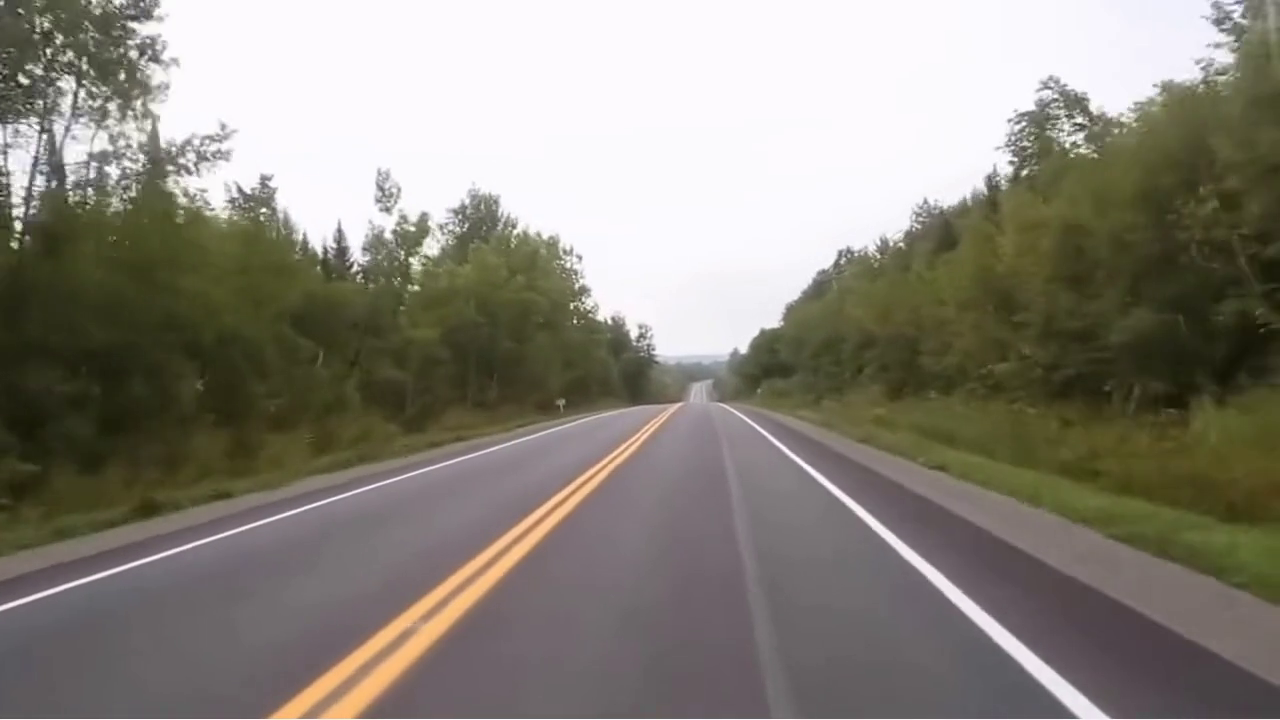
#> input picture frame 14 of Videos/Video_1.mp4, 1280 x 720 px, given in place of Night Drive - 2689.mp4, which was not available
$ python GammaCorrection.py
#> lines starting #> are read from the running program, lines starting #| are printed output that depends on the picture; pictures that were not available may be replaced by others from this repository, and a replacement may not be noted
import cv2 as cv
import numpy as np
import matplotlib.pyplot as plt


def adjust_gamma(image, gamma=3.0):
	# build a lookup table mapping the pixel values [0, 255] to
	# their adjusted gamma values
	invGamma = 1.0 / gamma
	table = np.array([((i / 255.0) ** invGamma) * 255
		for i in np.arange(0, 256)]).astype("uint8")
	# apply gamma correction using the lookup table
	return cv.LUT(image, table)


video = cv.VideoCapture('Night Drive - 2689.mp4')
scale=0.4
frame_width = int(video.get(3)*scale*2)
frame_height = int(video.get(4)*scale)
# print(frame_width)
# print(frame_height)
out1 = cv.VideoWriter('Problem1Output.mp4', cv.VideoWriter_fourcc('M', 'J', 'P', 'G'), 15, (frame_width, frame_height))
result_display = None

while True:
	ret, main_frame = video.read()
#> main_frame is the input picture: shape (720, 1280, 3); mean B, G, R 123.1, 133.1, 137.5
	if ret is None or ret is False:
		print("Cant read")
		break
	mf_original = main_frame.copy()
	result = cv.GaussianBlur(main_frame,(5,5),0)
	result = adjust_gamma(result)
#> in adjust_gamma, `return cv.LUT(image, table)`:
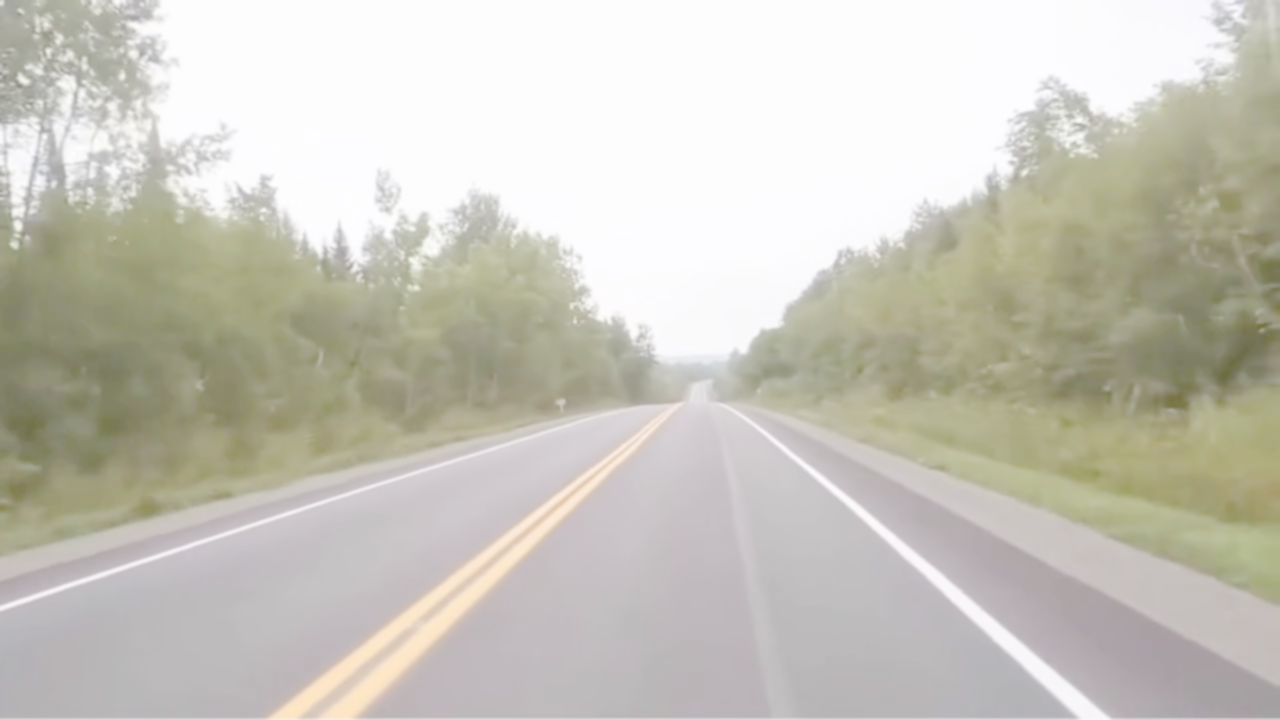
#> returned value: shape (720, 1280, 3); mean of channels 0, 1, 2 188, 198.1, 200.4; drawn as B, G, R
	mf_original_display = cv.resize(mf_original, dsize=None, fx=scale, fy=scale)
	result_display = cv.resize(result, dsize=None, fx=scale, fy=scale)
	image_display = np.concatenate((np.concatenate((result_display, mf_original_display), axis=1),),axis=0)
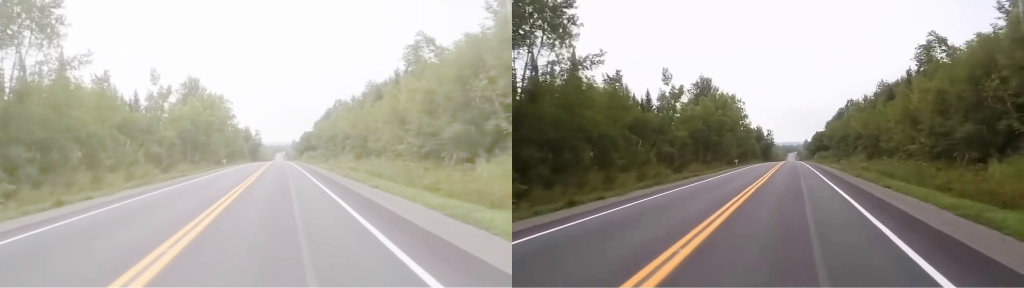
#> image_display: shape (288, 1024, 3); mean B, G, R 155.5, 165.5, 168.9
	cv.imshow('output',image_display)
	out1.write(image_display)
	cv.waitKey(1)

video.release()
cv.destroyAllWindows()
if result_display is not None:
	plt.hist(result_display.ravel(), 256, [0, 256])
	plt.show()

$ run again, starting later in the video
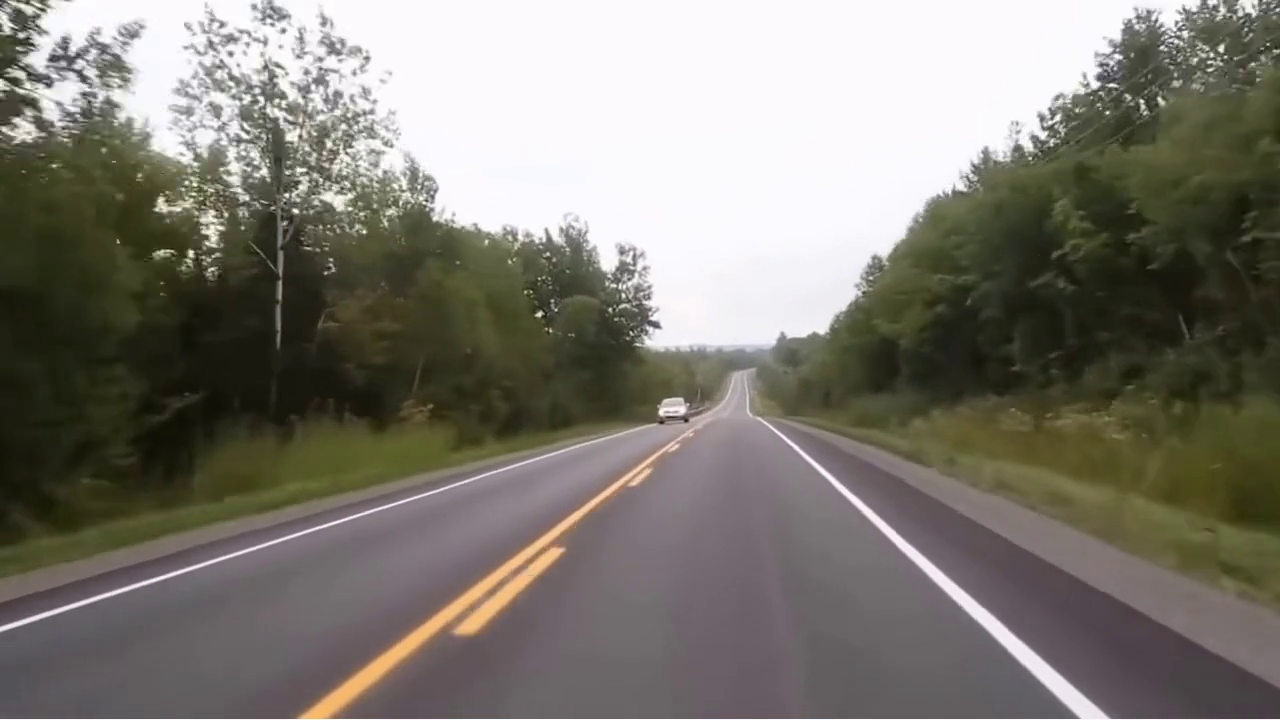
#> input picture frame 66 of Videos/Video_1.mp4, 1280 x 720 px, given in place of Night Drive - 2689.mp4, which was not available
#> main_frame is the input picture: shape (720, 1280, 3); mean B, G, R 114.3, 122.6, 126.3
#> in adjust_gamma, `return cv.LUT(image, table)`:
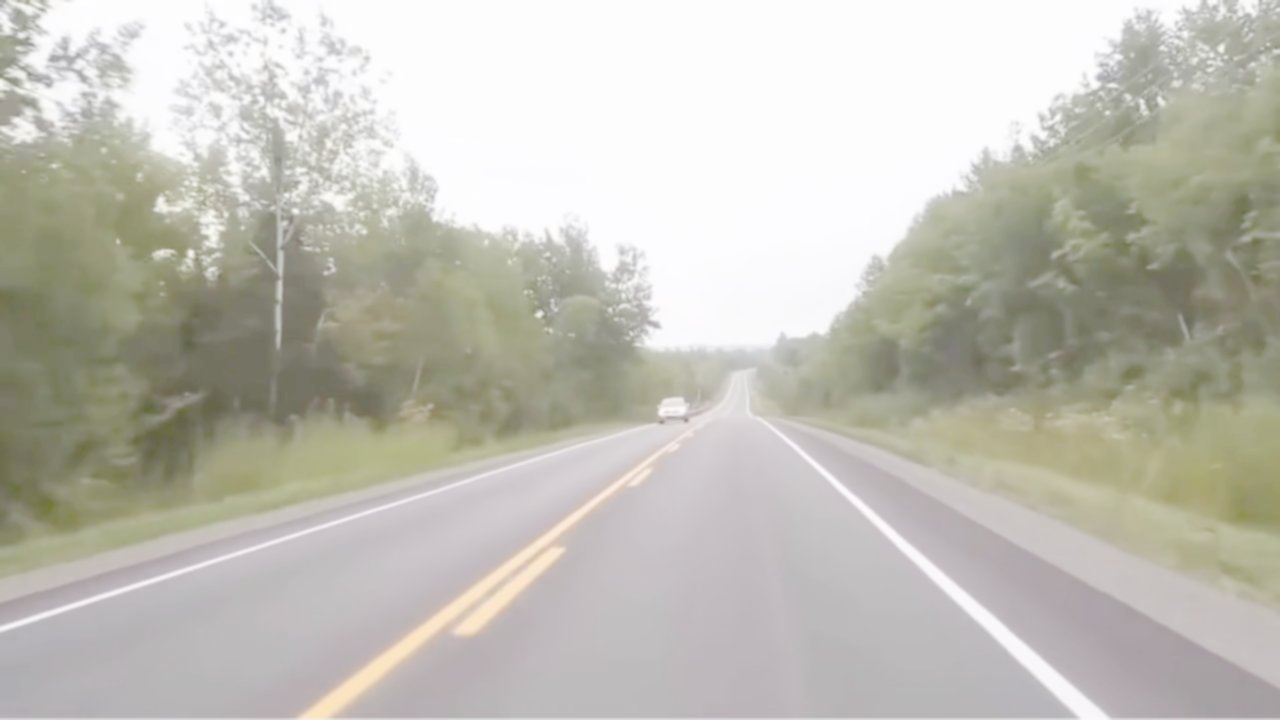
#> returned value: shape (720, 1280, 3); mean of channels 0, 1, 2 181.8, 191, 192.9; drawn as B, G, R
#> `image_display = np.concatenate((np.concatenate((result_display, mf_ori..`:
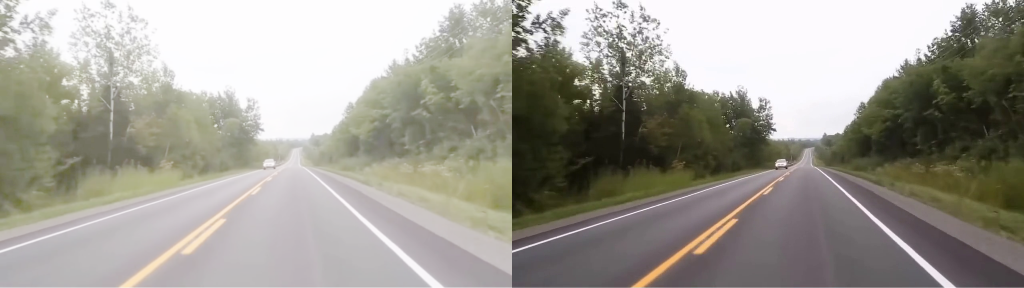
#> image_display: shape (288, 1024, 3); mean B, G, R 148, 156.7, 159.6

$ run again, starting later in the video
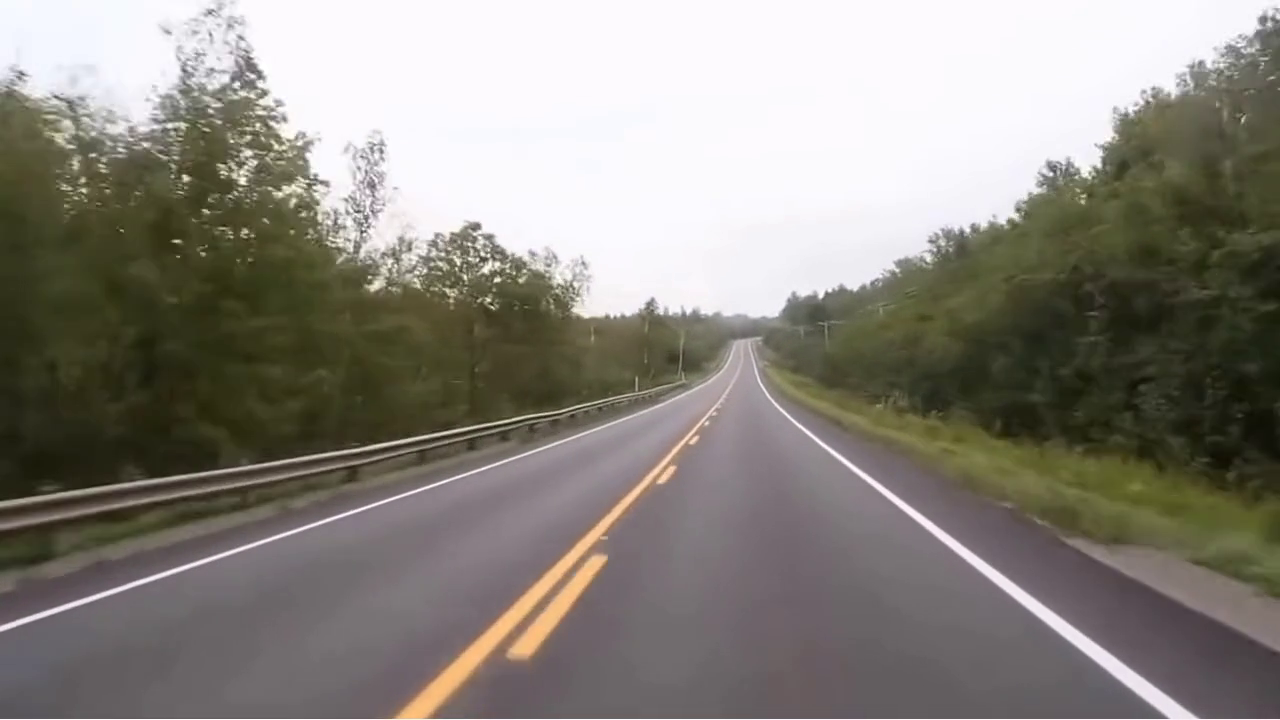
#> input picture frame 118 of Videos/Video_1.mp4, 1280 x 720 px, given in place of Night Drive - 2689.mp4, which was not available
#> main_frame is the input picture: shape (720, 1280, 3); mean B, G, R 126.3, 133.9, 138.1
#> in adjust_gamma, `return cv.LUT(image, table)`:
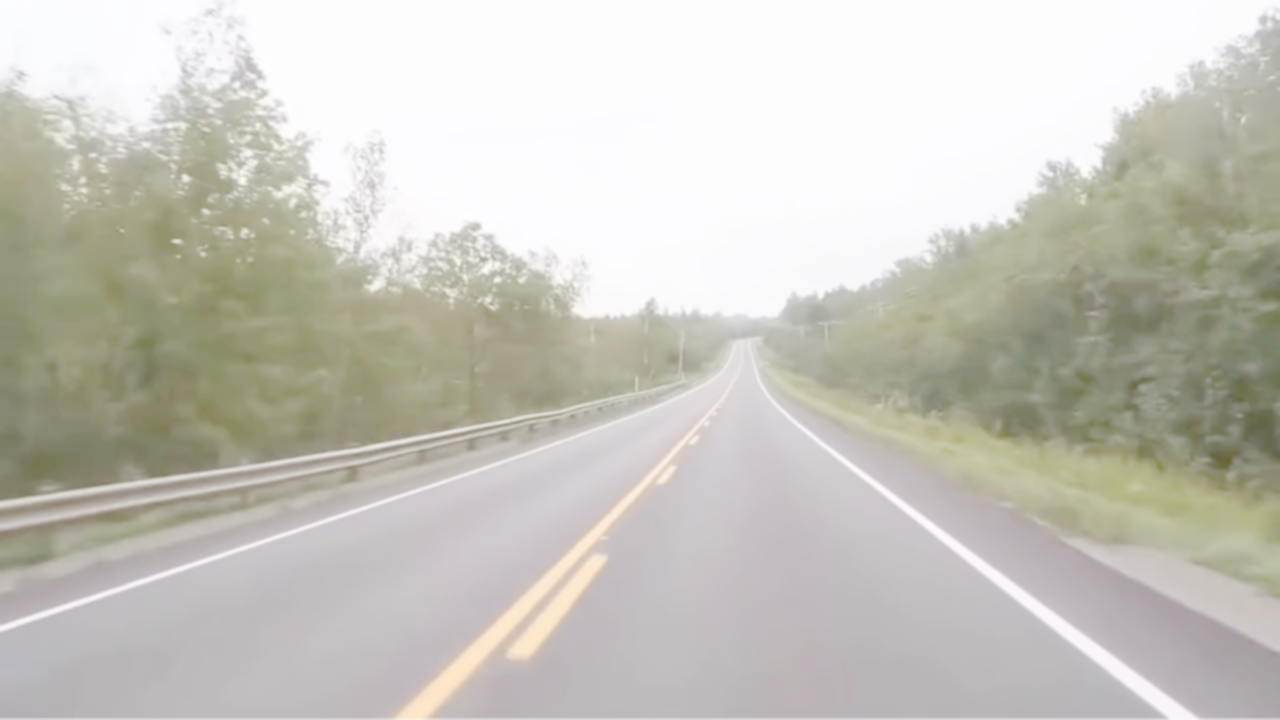
#> returned value: shape (720, 1280, 3); mean of channels 0, 1, 2 189.8, 197.9, 200.1; drawn as B, G, R
#> `image_display = np.concatenate((np.concatenate((result_display, mf_ori..`:
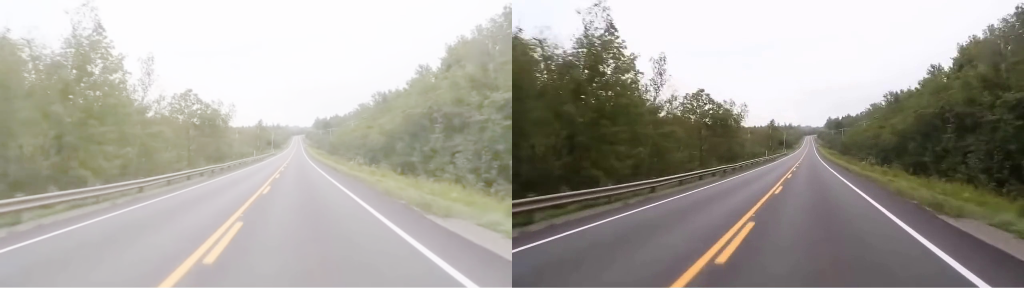
#> image_display: shape (288, 1024, 3); mean B, G, R 158, 165.9, 169.1
